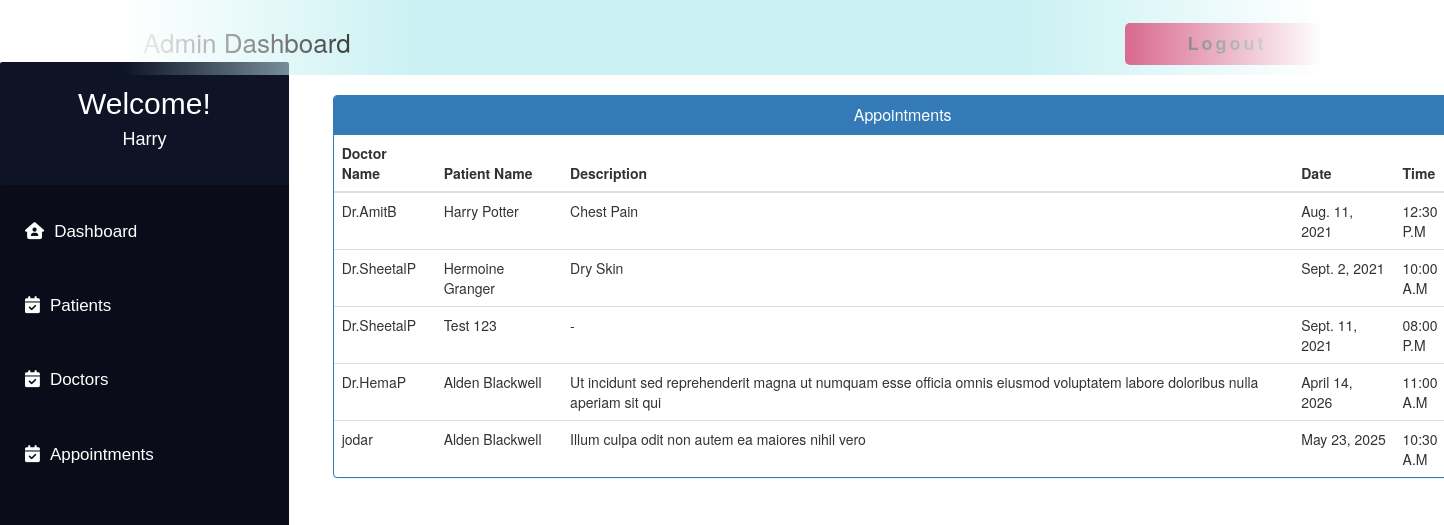
Page /admin_view_appointment/ (signed in) on the committed database.
### MyApp/models.py (models this page shows, shortened)
class Appointment(models.Model):
    patientId = models.PositiveIntegerField(null=True)
    doctorId = models.PositiveIntegerField(null=True)
    patientName = models.CharField(max_length=40, null=True)
    doctorName = models.CharField(max_length=40, null=True)
    appointmentDate = models.DateField(null=False)
    description = models.TextField(max_length=500)
    status = models.BooleanField(default=False)
    time = models.CharField(max_length=10, choices=Time, default="")

### MyApp/views.py (the view)
# urls.py: path('admin_view_appointment/', views.admin_view_appointment,
@login_required(login_url='adminlogin')
def admin_view_appointment(request):
    appointments = Appointment.objects.all().filter(status=True)
    return render(request, 'MyApp/admin_view_appointment.html', {'appointments': appointments})

### templates/MyApp/admin_view_appointment.html (shortened to what this page needs)
{% extends 'MyApp/admin_base.html' %}
{% block content_dashboard %}
<head>
  <link href="//netdna.bootstrapcdn.com/bootstrap/3.0.0/css/bootstrap.min.css" rel="stylesheet" id="bootstrap-css">
</head>
<div class="container" style="margin-left:22%; margin-right:5%;">
  <div class="panel panel-primary">
    <div class="panel-heading">
      <h6 class="panel-title">Appointments</h6>
    </div>
    <table class="table table-hover" id="dev-table">
      <thead>
        <tr>
          <th>Doctor Name</th>
          <th>Patient Name</th>
          <th>Description</th>
          <th>Date</th>
          <th>Time</th>
        </tr>
      </thead>
      {% for a in appointments %}
      <tr>
        <td> {{a.doctorName}}</td>
        <td>{{a.patientName}}</td>
        <td>{{a.description}}</td>
        <td>{{a.appointmentDate}}</td>
        <td>{{a.time}}</td>
      </tr>
      {% endfor %}
    </table>
  </div>
</div>
{% endblock content_dashboard %}

### templates/MyApp/admin_base.html (shortened to what this page needs)
<!DOCTYPE html>
<html lang="en">
<head>
</head>
<body>
    <div class="navbar">
        <a>Admin Dashboard</a>
        <button>
            <span class="label"><a href="{% url 'MyApp:logout' %}" class="logoutbtn"
                    style="font-size:18px; text-align: center;">Logout</a></span>
        </button>
    </div>
    <div class="sidebar">
        <div class="userprofile">
            <h2 style="color:white; font-family:sans-serif; padding-top:25px; text-align:center; margin:0px;">Welcome!
            </h2>
            <h4 style="color:white; font-family:sans-serif; text-align:center; padding-bottom:35px;">
                {{request.user.username}}</h4>
        </div>
        <a href="{% url 'MyApp:admin_dashboard' %}"><i class="fa-solid fa-house-user"></i>Dashboard</a>
        <a href="{% url 'MyApp:admin_patient' %}"><i class="fa-solid fa-calendar-check"></i>Patients</a>
        <a href="{% url 'MyApp:admin_doctor' %}"><i class="fa-solid fa-calendar-check"></i>Doctors</a>
        <a href="{% url 'MyApp:admin_appointment' %}"><i class="fa-solid fa-calendar-check"></i>Appointments</a>
    </div>
    {% block content_dashboard %}
    {% endblock content_dashboard %}
</body>
</html>

### templates/MyApp/admin_base.html (style rules this page uses)
body { background-color: rgb(255, 255, 255); padding: 0px; margin-top: 0px; margin-left: 0px; margin-right: 0px; margin-bottom: 0px; }
.navbar { overflow: hidden; height: 75px; width: 100%; padding-top: 22px; z-index: 1; top: 0; position: fixed; display: block; max-width: 1200px; mask-image: linear-gradient(90deg, rgba(255, 255, 255, 0) 0%, #ffffff 25%, #ffffff 75%, rgba(255, 255, 255, 0) 100%); margin: 0 auto; background-color: #caf1f3; }
.navbar a { float: left; display: block; font-size: 26px; color: black; text-align: center; padding-left: 20px; text-decoration: none; }
.sidebar .userprofile { background-color: #0e1326; border-radius: 2px !important; margin-top: -5px; }
.sidebar { padding-top: 0px; border-radius: 15px !important; width: 20%; align-items: center; height: 100%; background-color: #0a0d19; font-family: sans-serif; font-size: 17px; font-weight: normal; position: fixed; top: 67px; left: 0; bottom: 0; }
.sidebar i { padding-right: 10px; }
.sidebar a { display: block; color: white; padding: 25px; text-decoration: none; }
button { float: right; position: relative; font-size: 14px; letter-spacing: 3px; height: 3em; padding: 0 3em; border: none; background-color: #c41b54; color: #fff; text-transform: uppercase; overflow: hidden; border-radius: 5px; margin-right: 20px; }
button::before { content: ''; display: block; position: absolute; z-index: 0; bottom: 0; left: 0; height: 0px; width: 100%; background: rgb(196, 27, 84); background: linear-gradient(90deg, rgba(196, 27, 84, 1) 20%, rgba(124, 7, 46, 1) 100%); transition: 0.2s; }
button .label { position: relative; }

### templates/MyApp/admin_view_appointment.html (style rules this page uses)
a:link { text-decoration: none; }
h6 { text-align: center; }

### rows in the picture
Appointment: doctorName "Dr.AmitB", patientName "Harry Potter", description "Chest Pain", appointmentDate "Aug. 11, 2021", time "12:30 P.M"
Appointment: doctorName "Dr.SheetalP", patientName "Hermoine Granger", description "Dry Skin", appointmentDate "Sept. 2, 2021", time "10:00 A.M"
Appointment: doctorName "Dr.SheetalP", patientName "Test 123", description "-", appointmentDate "Sept. 11, 2021", time "08:00 P.M"
Appointment: doctorName "Dr.HemaP", patientName "Alden Blackwell", description "Ut incidunt sed reprehenderit magna ut numquam esse officia omnis eiusmod voluptatem labore doloribus nulla aperiam sit qui", appointmentDate "April 14, 2026", time "11:00 A.M"
Appointment: doctorName "jodar", patientName "Alden Blackwell", description "Illum culpa odit non autem ea maiores nihil vero", appointmentDate "May 23, 2025", time "10:30 A.M"

### other values in the picture
{{ request.user.username }} "Harry"
